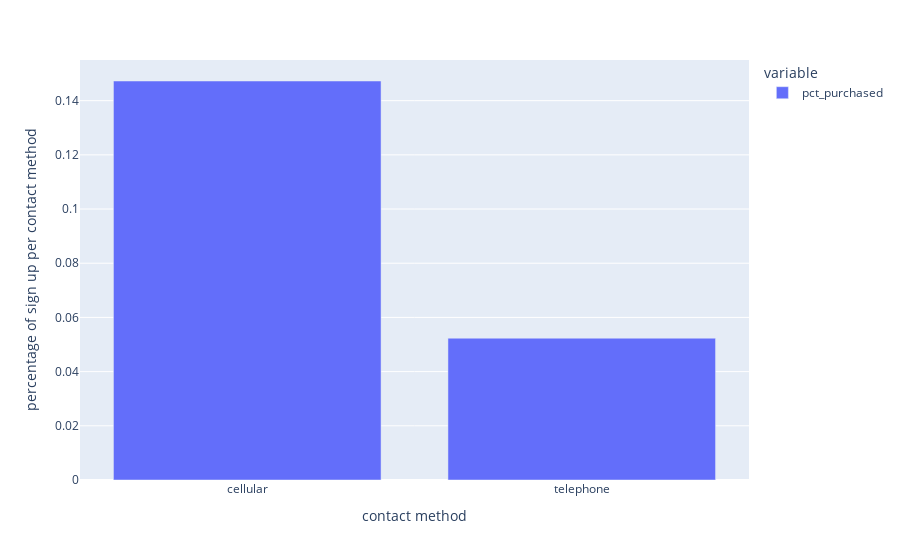

Write notebook code for a chart like this one.
### Code cell
#bar chart visualise group by contact method
fig = px.bar(groupby_contact_purchase_df)
fig.update_layout(yaxis_title = "percentage of sign up per contact method")
fig.update_layout(xaxis_title = "contact method")

### Figure 1 — Plotly figure (JSON) as saved in the notebook; plotly's stock layout.template omitted (floating-point values rounded to 4 significant figures)
{"data": [{"hovertemplate": "variable=pct_purchased<br>contact=%{x}<br>value=%{y}<extra></extra>", "legendgroup": "pct_purchased", "marker": {"color": "#636efa", "pattern": {"shape": ""}}, "name": "pct_purchased", "orientation": "v", "showlegend": true, "textposition": "auto", "type": "bar", "x": ["cellular", "telephone"], "xaxis": "x", "y": [0.1473, 0.05234], "yaxis": "y"}], "layout": {"barmode": "relative", "legend": {"title": {"text": "variable"}, "tracegroupgap": 0}, "margin": {"t": 60}, "xaxis": {"anchor": "y", "domain": [0, 1], "title": {"text": "contact method"}}, "yaxis": {"anchor": "x", "domain": [0, 1], "title": {"text": "percentage of sign up per contact method"}}}}
